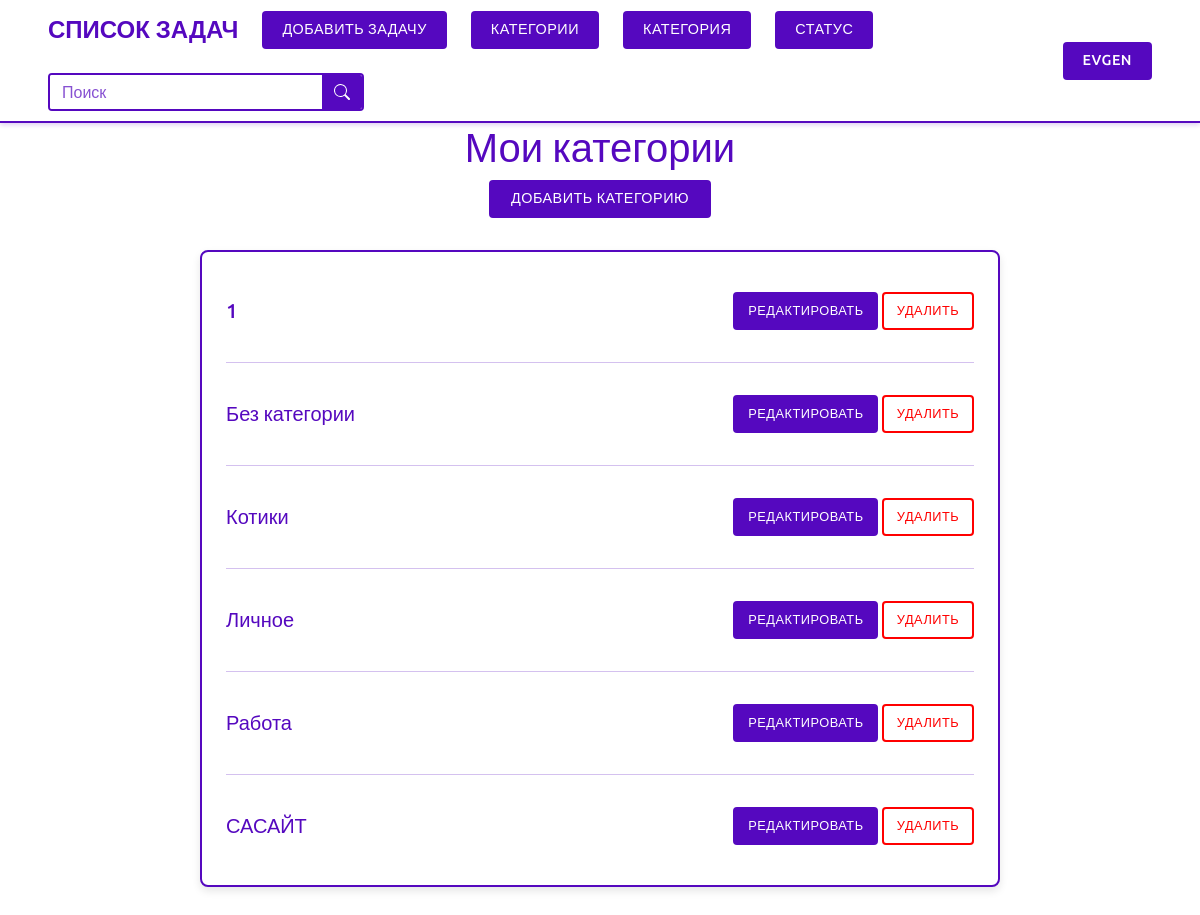
Before: /category/ (signed in) with the older database file.
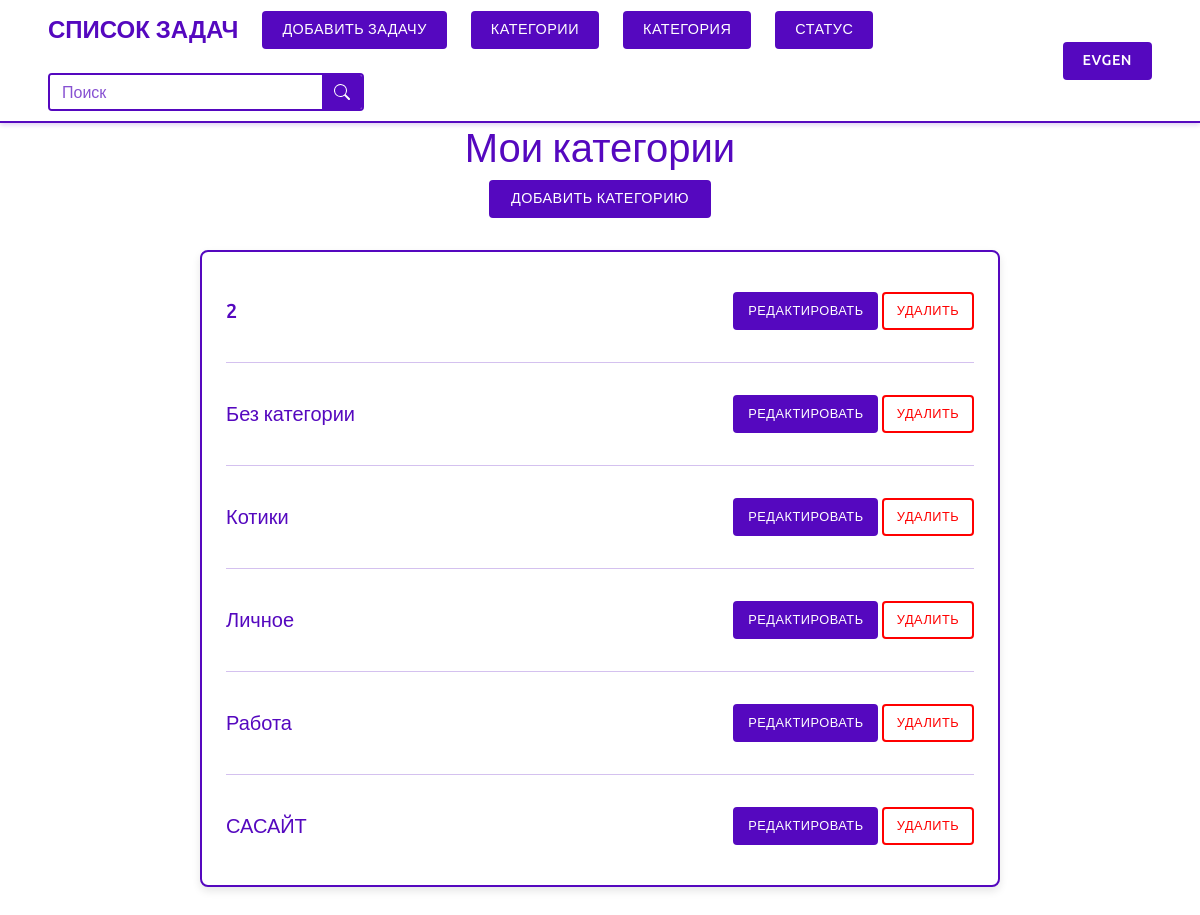
After: the same page with the newer database file.
### task/models.py (models this page shows, shortened)
class Category(models.Model):
    name = models.CharField(max_length=50, verbose_name='Название')
    slug = models.SlugField(max_length=50, db_index=True, allow_unicode=True)
    user = models.ForeignKey(User, on_delete=models.CASCADE, verbose_name='Пользователь', related_name='categories')
    class Meta:
        ordering = ('name',)
        verbose_name = 'Категория'
        verbose_name_plural = 'Категории'
        constraints = [
            models.UniqueConstraint(fields=['slug', 'user'], name='unique_slug_per_user')
        ]

### task/views.py (the view)
# urls.py: path('category/', views.category_list, name='category_list'),
@login_required
def category_list(request):
    return render(request, 'task/category_list.html')

### task/templatetags/filter_tags.py (called while the page is built)
@register.simple_tag(takes_context=True)
def url_replace_param(context, **kwargs):
    request = context['request']
    dict_ = request.GET.copy()
    for key, value in kwargs.items():
        if value is not None:
            dict_[key] = value
        else:
            if key in dict_:
                del dict_[key]
    url = reverse('task:home')
    encoded_params = urlencode({k: v for k, v in dict_.items() if v}, doseq=True)
    if encoded_params:
        return f'{url}?{encoded_params}'
    return url

### task/templates/task/category_list.html (shortened to what this page needs)
{% extends 'base.html' %}
{% block content %}
    <div class="container mt-4">
        <h1 class="text-center">Мои категории</h1>
        <a href="{% url 'task:category_create' %}{{ all }}" class="btn btn-login">Добавить категорию</a>
        <div class="category-list-container">
            {% for category in categories %}
                <div class="category-item">
                    <div class="category-name-container">
                        <h2 class="category-name">{{ category.name }}</h2>
                    </div>
                    <div class="category-action">
                        <a href="{% url 'task:category_edit' category.slug %}{{ all }}" class="btn btn-sm btn-login">Редактировать</a>
                        <a href="#" class="btn btn-sm btn-cancel">Удалить</a>
                    </div>
                </div>
                {% if not forloop.last %}
                    <hr class="category-separator">
                {% endif %}
            {% endfor %}
        </div>
    </div>
{% endblock %}

Changed rows visible on the page:
changed Category (number 1 of 6 on the later page): name "1" → "2"
